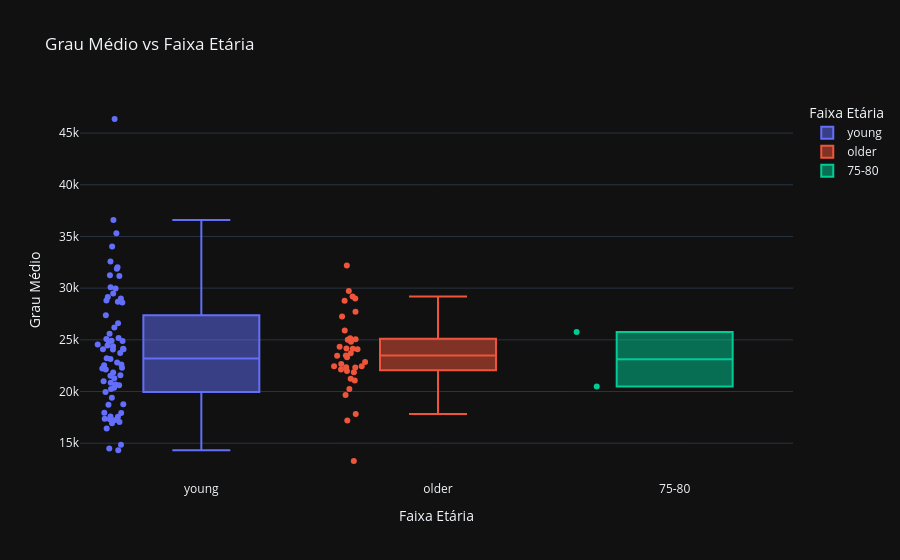
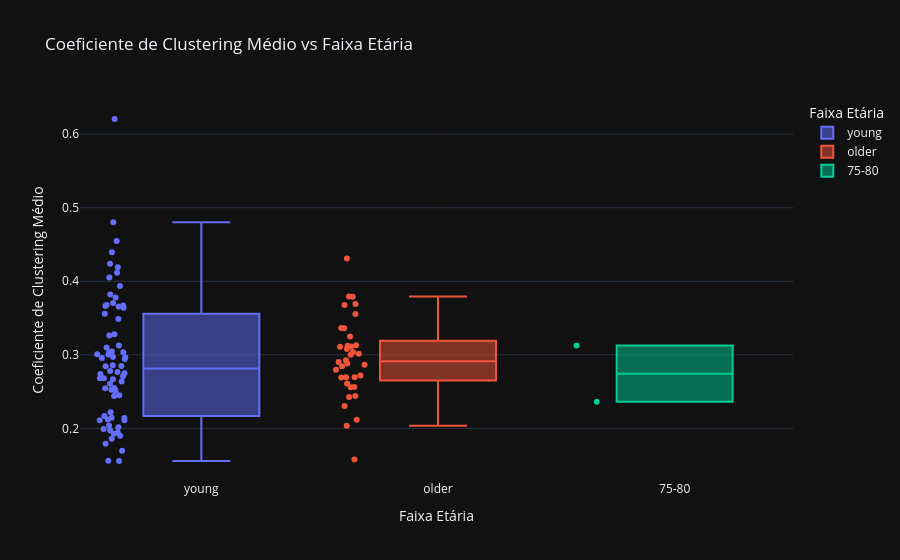
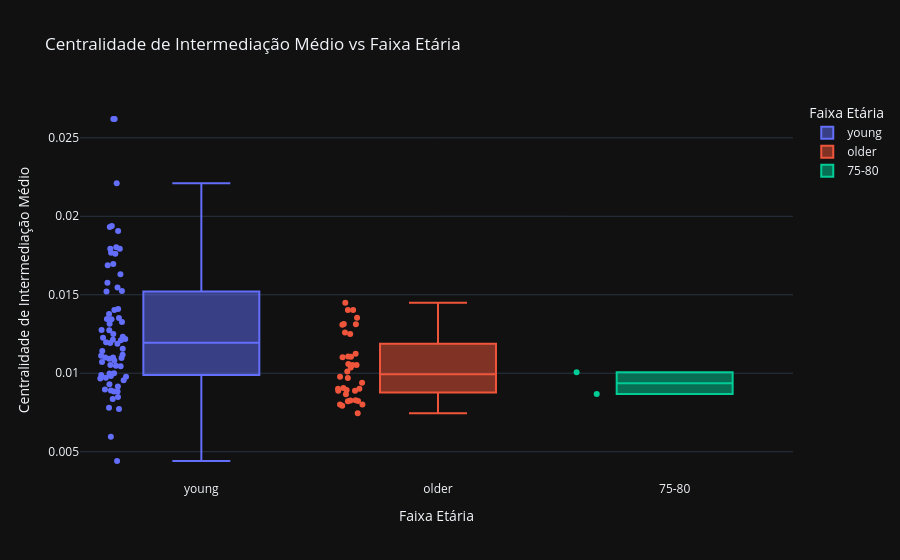

Notebook code for these charts, in order:
### Markdown cell above
### Idade

### Code cell
for metric, label in GRAPH_METRICS.items():
    fig = px.box(
        df_healthy,
        x="Faixa Etária",
        y=metric,
        color="Faixa Etária",
        title=f"{label} vs Age Group",
        points='all',
        labels={
            "Faixa Etária": "Faixa Etária",
            metric: label
        }
    )
    fig.update_layout(
        xaxis_title="Faixa Etária",
        yaxis_title=label,
        title=f"{label} vs Faixa Etária"
    )
    fig.show()

### Figure 1 — Plotly figure (JSON) as saved in the notebook; plotly's stock layout.template omitted (floating-point values rounded to 4 significant figures)
{"data": [{"alignmentgroup": "True", "boxpoints": "all", "hovertemplate": "Faixa Etária=%{x}<br>Grau Médio=%{y}<extra></extra>", "legendgroup": "young", "marker": {"color": "#636efa"}, "name": "young", "notched": false, "offsetgroup": "young", "orientation": "v", "showlegend": true, "type": "box", "x": ["young", "young", "young", "young", "young", "young", "young", "young", "young", "young", "young", "young", "young", "young", "young", "young", "young", "young", "young", "young", "young", "young", "young", "young", "young", "young", "young", "young", "young", "young", "young", "young", "young", "young", "young", "young", "young", "young", "young", "young", "young", "young", "young", "young", "young", "young", "young", "young", "young", "young", "young", "young", "young", "young", "young", "young", "young", "young", "young", "young", "young", "young", "young", "young", "young", "young", "young", "young", "young", "young"], "x0": " ", "xaxis": "x", "y": [17220.0, 20590.0, 22230.0, 17550.0, 26610.0, 31180.0, 24080.0, 25080.0, 18770.0, 20850.0, 17950.0, 28680.0, 29960.0, 22610.0, 22120.0, 35300.0, 14500.0, 27380.0, 20250.0, 24840.0, 19960.0, 29480.0, 20360.0, 17320.0, 18720.0, 14320.0, 25160.0, 21580.0, 32560.0, 31250.0, 16930.0, 19400.0, 34040.0, 30090.0, 46360.0, 36590.0, 28610.0, 24450.0, 22530.0, 29140.0, 26200.0, 31860.0, 24890.0, 24550.0, 17930.0, 22300.0, 24060.0, 32010.0, 22810.0, 28990.0, 24910.0, 17370.0, 14840.0, 20690.0, 25590.0, 23230.0, 21830.0, 28800.0, 17280.0, 17580.0, 23150.0, 24090.0, 24140.0, 21300.0, 20990.0, 17050.0, 23740.0, 24380.0, 21530.0, 16430.0], "y0": " ", "yaxis": "y"}, {"alignmentgroup": "True", "boxpoints": "all", "hovertemplate": "Faixa Etária=%{x}<br>Grau Médio=%{y}<extra></extra>", "legendgroup": "older", "marker": {"color": "#EF553B"}, "name": "older", "notched": false, "offsetgroup": "older", "orientation": "v", "showlegend": true, "type": "box", "x": ["older", "older", "older", "older", "older", "older", "older", "older", "older", "older", "older", "older", "older", "older", "older", "older", "older", "older", "older", "older", "older", "older", "older", "older", "older", "older", "older", "older", "older", "older", "older", "older", "older", "older", "older", "older"], "x0": " ", "xaxis": "x", "y": [24130.0, 27250.0, 22350.0, 21860.0, 21060.0, 23310.0, 22660.0, 22440.0, 29000.0, 32200.0, 27710.0, 24090.0, 22440.0, 19660.0, 22860.0, 17200.0, 29200.0, 23460.0, 23690.0, 24810.0, 13280.0, 22120.0, 25160.0, 20250.0, 29710.0, 21990.0, 21240.0, 17830.0, 24330.0, 28780.0, 22310.0, 24170.0, 25050.0, 23480.0, 25910.0, 25020.0], "y0": " ", "yaxis": "y"}, {"alignmentgroup": "True", "boxpoints": "all", "hovertemplate": "Faixa Etária=%{x}<br>Grau Médio=%{y}<extra></extra>", "legendgroup": "75-80", "marker": {"color": "#00cc96"}, "name": "75-80", "notched": false, "offsetgroup": "75-80", "orientation": "v", "showlegend": true, "type": "box", "x": ["75-80", "75-80"], "x0": " ", "xaxis": "x", "y": [20490.0, 25750.0], "y0": " ", "yaxis": "y"}], "layout": {"boxmode": "overlay", "legend": {"title": {"text": "Faixa Etária"}, "tracegroupgap": 0}, "title": {"text": "Grau Médio vs Faixa Etária"}, "xaxis": {"anchor": "y", "categoryarray": ["young", "older", "75-80"], "categoryorder": "array", "domain": [0, 1], "title": {"text": "Faixa Etária"}}, "yaxis": {"anchor": "x", "domain": [0, 1], "title": {"text": "Grau Médio"}}}}

### Figure 2 — Plotly figure (JSON) as saved in the notebook; plotly's stock layout.template omitted (floating-point values rounded to 4 significant figures)
{"data": [{"alignmentgroup": "True", "boxpoints": "all", "hovertemplate": "Faixa Etária=%{x}<br>Coeficiente de Clustering Médio=%{y}<extra></extra>", "legendgroup": "young", "marker": {"color": "#636efa"}, "name": "young", "notched": false, "offsetgroup": "young", "orientation": "v", "showlegend": true, "type": "box", "x": ["young", "young", "young", "young", "young", "young", "young", "young", "young", "young", "young", "young", "young", "young", "young", "young", "young", "young", "young", "young", "young", "young", "young", "young", "young", "young", "young", "young", "young", "young", "young", "young", "young", "young", "young", "young", "young", "young", "young", "young", "young", "young", "young", "young", "young", "young", "young", "young", "young", "young", "young", "young", "young", "young", "young", "young", "young", "young", "young", "young", "young", "young", "young", "young", "young", "young", "young", "young", "young", "young"], "x0": " ", "xaxis": "x", "y": [0.199, 0.2511, 0.2683, 0.197, 0.3488, 0.405, 0.2848, 0.3003, 0.1945, 0.2441, 0.2167, 0.367, 0.3675, 0.268, 0.2638, 0.4547, 0.1694, 0.3638, 0.2668, 0.3263, 0.212, 0.3702, 0.2145, 0.1927, 0.2108, 0.1559, 0.31, 0.2525, 0.4189, 0.3936, 0.179, 0.2219, 0.4392, 0.382, 0.6205, 0.4801, 0.3557, 0.2957, 0.275, 0.3662, 0.3278, 0.4117, 0.2942, 0.297, 0.2109, 0.2737, 0.3046, 0.4237, 0.2857, 0.3778, 0.3032, 0.2016, 0.1556, 0.245, 0.3127, 0.2781, 0.2765, 0.3655, 0.186, 0.2039, 0.2707, 0.3008, 0.2844, 0.2548, 0.2607, 0.2141, 0.3035, 0.2965, 0.2546, 0.1898], "y0": " ", "yaxis": "y"}, {"alignmentgroup": "True", "boxpoints": "all", "hovertemplate": "Faixa Etária=%{x}<br>Coeficiente de Clustering Médio=%{y}<extra></extra>", "legendgroup": "older", "marker": {"color": "#EF553B"}, "name": "older", "notched": false, "offsetgroup": "older", "orientation": "v", "showlegend": true, "type": "box", "x": ["older", "older", "older", "older", "older", "older", "older", "older", "older", "older", "older", "older", "older", "older", "older", "older", "older", "older", "older", "older", "older", "older", "older", "older", "older", "older", "older", "older", "older", "older", "older", "older", "older", "older", "older", "older"], "x0": " ", "xaxis": "x", "y": [0.3001, 0.3362, 0.2718, 0.2695, 0.2562, 0.3079, 0.2797, 0.2695, 0.379, 0.4308, 0.3555, 0.3038, 0.2882, 0.2305, 0.261, 0.2036, 0.3677, 0.2902, 0.2925, 0.3122, 0.1577, 0.2844, 0.3114, 0.2424, 0.3793, 0.2558, 0.244, 0.2118, 0.3015, 0.369, 0.269, 0.3129, 0.3111, 0.2866, 0.3365, 0.325], "y0": " ", "yaxis": "y"}, {"alignmentgroup": "True", "boxpoints": "all", "hovertemplate": "Faixa Etária=%{x}<br>Coeficiente de Clustering Médio=%{y}<extra></extra>", "legendgroup": "75-80", "marker": {"color": "#00cc96"}, "name": "75-80", "notched": false, "offsetgroup": "75-80", "orientation": "v", "showlegend": true, "type": "box", "x": ["75-80", "75-80"], "x0": " ", "xaxis": "x", "y": [0.2362, 0.3125], "y0": " ", "yaxis": "y"}], "layout": {"boxmode": "overlay", "legend": {"title": {"text": "Faixa Etária"}, "tracegroupgap": 0}, "title": {"text": "Coeficiente de Clustering Médio vs Faixa Etária"}, "xaxis": {"anchor": "y", "categoryarray": ["young", "older", "75-80"], "categoryorder": "array", "domain": [0, 1], "title": {"text": "Faixa Etária"}}, "yaxis": {"anchor": "x", "domain": [0, 1], "title": {"text": "Coeficiente de Clustering Médio"}}}}

### Figure 3 — Plotly figure (JSON) as saved in the notebook; plotly's stock layout.template omitted (floating-point values rounded to 4 significant figures)
{"data": [{"alignmentgroup": "True", "boxpoints": "all", "hovertemplate": "Faixa Etária=%{x}<br>Centralidade de Intermediação Médio=%{y}<extra></extra>", "legendgroup": "young", "marker": {"color": "#636efa"}, "name": "young", "notched": false, "offsetgroup": "young", "orientation": "v", "showlegend": true, "type": "box", "x": ["young", "young", "young", "young", "young", "young", "young", "young", "young", "young", "young", "young", "young", "young", "young", "young", "young", "young", "young", "young", "young", "young", "young", "young", "young", "young", "young", "young", "young", "young", "young", "young", "young", "young", "young", "young", "young", "young", "young", "young", "young", "young", "young", "young", "young", "young", "young", "young", "young", "young", "young", "young", "young", "young", "young", "young", "young", "young", "young", "young", "young", "young", "young", "young", "young", "young", "young", "young", "young", "young"], "x0": " ", "xaxis": "x", "y": [0.0262, 0.01142, 0.01696, 0.01688, 0.009299, 0.01047, 0.01351, 0.0152, 0.0221, 0.01631, 0.01081, 0.01098, 0.01072, 0.01044, 0.01344, 0.00884, 0.01767, 0.01156, 0.01219, 0.008902, 0.02619, 0.009665, 0.01794, 0.00978, 0.0125, 0.01576, 0.009716, 0.01112, 0.008354, 0.0121, 0.01326, 0.01197, 0.009558, 0.01101, 0.004409, 0.007715, 0.01316, 0.01276, 0.009151, 0.008484, 0.01346, 0.01213, 0.01546, 0.01093, 0.01938, 0.009999, 0.007802, 0.005957, 0.01226, 0.01187, 0.009831, 0.01409, 0.01907, 0.01378, 0.01524, 0.01052, 0.008962, 0.00884, 0.01274, 0.01118, 0.01932, 0.01232, 0.01762, 0.01192, 0.009885, 0.011, 0.009982, 0.01404, 0.01802, 0.01793], "y0": " ", "yaxis": "y"}, {"alignmentgroup": "True", "boxpoints": "all", "hovertemplate": "Faixa Etária=%{x}<br>Centralidade de Intermediação Médio=%{y}<extra></extra>", "legendgroup": "older", "marker": {"color": "#EF553B"}, "name": "older", "notched": false, "offsetgroup": "older", "orientation": "v", "showlegend": true, "type": "box", "x": ["older", "older", "older", "older", "older", "older", "older", "older", "older", "older", "older", "older", "older", "older", "older", "older", "older", "older", "older", "older", "older", "older", "older", "older", "older", "older", "older", "older", "older", "older", "older", "older", "older", "older", "older", "older"], "x0": " ", "xaxis": "x", "y": [0.007929, 0.008932, 0.01309, 0.008877, 0.01059, 0.01124, 0.008879, 0.0101, 0.009018, 0.008259, 0.008208, 0.01107, 0.008016, 0.01052, 0.01449, 0.0125, 0.01102, 0.008664, 0.009771, 0.008229, 0.01314, 0.007454, 0.01354, 0.01403, 0.009054, 0.009395, 0.01402, 0.008002, 0.01052, 0.008285, 0.01312, 0.009013, 0.009697, 0.01036, 0.0126, 0.01106], "y0": " ", "yaxis": "y"}, {"alignmentgroup": "True", "boxpoints": "all", "hovertemplate": "Faixa Etária=%{x}<br>Centralidade de Intermediação Médio=%{y}<extra></extra>", "legendgroup": "75-80", "marker": {"color": "#00cc96"}, "name": "75-80", "notched": false, "offsetgroup": "75-80", "orientation": "v", "showlegend": true, "type": "box", "x": ["75-80", "75-80"], "x0": " ", "xaxis": "x", "y": [0.01006, 0.008683], "y0": " ", "yaxis": "y"}], "layout": {"boxmode": "overlay", "legend": {"title": {"text": "Faixa Etária"}, "tracegroupgap": 0}, "title": {"text": "Centralidade de Intermediação Médio vs Faixa Etária"}, "xaxis": {"anchor": "y", "categoryarray": ["young", "older", "75-80"], "categoryorder": "array", "domain": [0, 1], "title": {"text": "Faixa Etária"}}, "yaxis": {"anchor": "x", "domain": [0, 1], "title": {"text": "Centralidade de Intermediação Médio"}}}}
